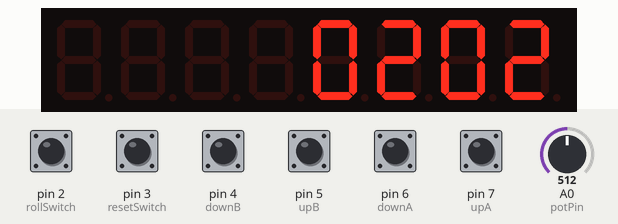
This sketch was run on a simulated Arduino Pro Mini, built with avr-gcc and run on an emulated ATmega328P. On the bench: 8-digit seven-segment display. The inputs (shaded band) are chosen by the test bench; at power-on: pin 2 (rollSwitch), pin 3 (resetSwitch), pin 4 (downB), pin 5 (upB), pin 6 (downA), pin 7 (upA) LOW, A0 (potPin) = 512. Random numbers use the default seed unless the sketch sets one.

Above: at 1.2 s.
1.3 s: A0 (potPin) set to 716
2.8 s: pin 2 (rollSwitch) pulled HIGH for 0.15 s
At 3.2 s:
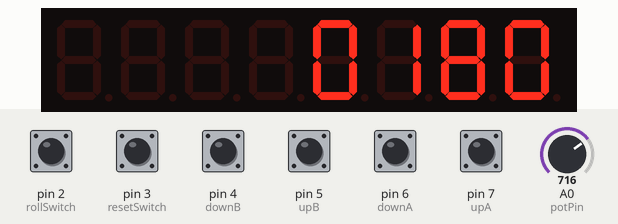
4.4 s: pin 4 (downB) pulled HIGH for 0.15 s
6.0 s: pin 5 (upB) pulled HIGH for 0.15 s
At 6.8 s:
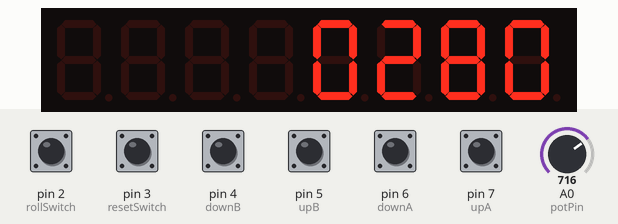
7.6 s: pin 6 (downA) pulled HIGH for 0.15 s
At 8.8 s:
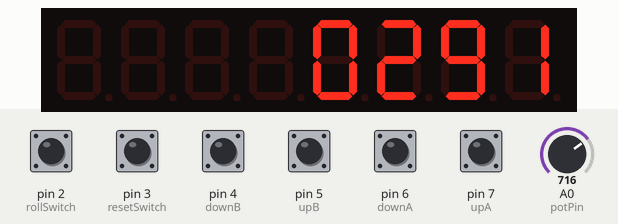
9.2 s: pin 7 (upA) pulled HIGH for 1 s
At 10.3 s:
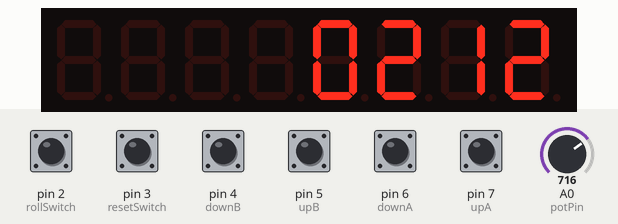
Timing chart, 0 to 12.2 s (numbered marks = the images above; inputs shaded):
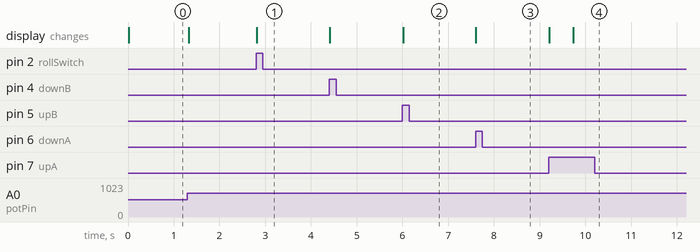

The sketch:

lifeCounter.ino
```cpp
// MTG dice roller & life counter (2 players)
// Using Arduino Pro Mini 5V and MAX7219 Led Driver
// Alessandro Guttenberg, November 2020

#include <LedControl.h>
#include <Entropy.h>

LedControl lc = LedControl(12,11,10,1);

const int rollSwitch = 2; // momentary switch/button for dice roll
const int resetSwitch = 3; // momentary switch/button for reset to full life
const int upA = 7; // momentary switch/button player A +1
const int downA = 6; // momentary switch/button player A -1 life
const int upB = 5; // momentary switch/button player B +1 life
const int downB = 4; // momentary switch/button player B -1 life
const int potPin = A0; // potentiometer to set display brightness

uint8_t rollSwitchState = 0;
uint8_t resetSwitchState = 0;
uint8_t upAState = 0;
uint8_t downAState = 0;
uint8_t upBState = 0;
uint8_t downBState = 0;
uint16_t  potVal = 0;

uint8_t digit1;
uint8_t digit2;
uint8_t digit3;
uint8_t digit4;

uint8_t roll;

// initial life values
uint8_t aLife = 20;
uint8_t bLife = 20;


void setup() {

  pinMode(rollSwitch, INPUT);
  pinMode(resetSwitch, INPUT);
  pinMode(upA, INPUT);
  pinMode(downA, INPUT);
  pinMode(upB, INPUT);
  pinMode(downB, INPUT);

  lc.shutdown(0, false);
  lc.setIntensity(0, 10);
  lc.clearDisplay(0);

  lc.setDigit(0, 0, 0, true);
  lc.setDigit(0, 1, 0, false);

  lc.setDigit(0, 2, 0, false);
  lc.setDigit(0, 3, 0, false);

  updateALife();
  updateBLife();

  Serial.begin(9600);
  while (!Serial) {
    ;
  }

  Entropy.initialize();

}


void loop() {

    potVal = map(analogRead(potPin), 0, 1023, 0, 15); //map analog input
    delay(10);
    lc.setIntensity(0, potVal);
    delay(10);

    upAState = digitalRead(upA);
    downAState = digitalRead(downA);
    upBState = digitalRead(upB);
    downBState = digitalRead(downB);
    rollSwitchState = digitalRead(rollSwitch);
    resetSwitchState = digitalRead(resetSwitch);

    if (rollSwitchState == HIGH)
    {
      whoStarts();
      delay(500);
    }

    if (resetSwitchState == HIGH)
    {
      aLife = 20;
      bLife = 20;
      updateALife();
      updateBLife();
      delay(500);
    }

    if (upAState == HIGH)
    {
      aLife += 1;
      updateALife();
      delay(500);
    }

    if (downAState == HIGH)
    {
      aLife -= 1;
      updateALife();
      delay(500);
    }

    if (upBState == HIGH)
    {
      bLife += 1;
      updateBLife();
      delay(500);
    }

    if(downBState == HIGH)
    {
      bLife -= 1;
      updateBLife();
      delay(500);
    }
}

// returns dice roll result
uint8_t diceRoll() {
  roll = Entropy.random(1,21); // D20
  return roll;
}

// rolls dice for both players and displays results
void whoStarts() {
  uint8_t aRoll = diceRoll();
  uint8_t bRoll = diceRoll();

  digit1 = aRoll/10;
  digit2 = aRoll%10;
  digit3 = bRoll/10;
  digit4 = bRoll%10;

  lc.setDigit(0,0,digit1,false);
  lc.setDigit(0,1,digit2,false);
  lc.setDigit(0,2,digit3,false);
  lc.setDigit(0,3,digit4,false);
}

// updates player A life display
void updateALife()
  {
  digit1 = aLife/10;
  digit2 = aLife%10;

  lc.setDigit(0,0,digit1,false);
  lc.setDigit(0,1,digit2,false);
}

// updates player B life display
void updateBLife()
  {
  digit3 = bLife/10;
  digit4 = bLife%10;

  lc.setDigit(0,2,digit3,false);
  lc.setDigit(0,3,digit4,false);
}
```

Measured:
- after the input at 2.8 s, the display: changes at once (image 1)
- after the input at 6.0 s, the display: changes at once (image 2)
- after the input at 7.6 s, the display: changes at once (image 3)
- after the input at 9.2 s, the display: first changes at once (image 4 shows a later state)
